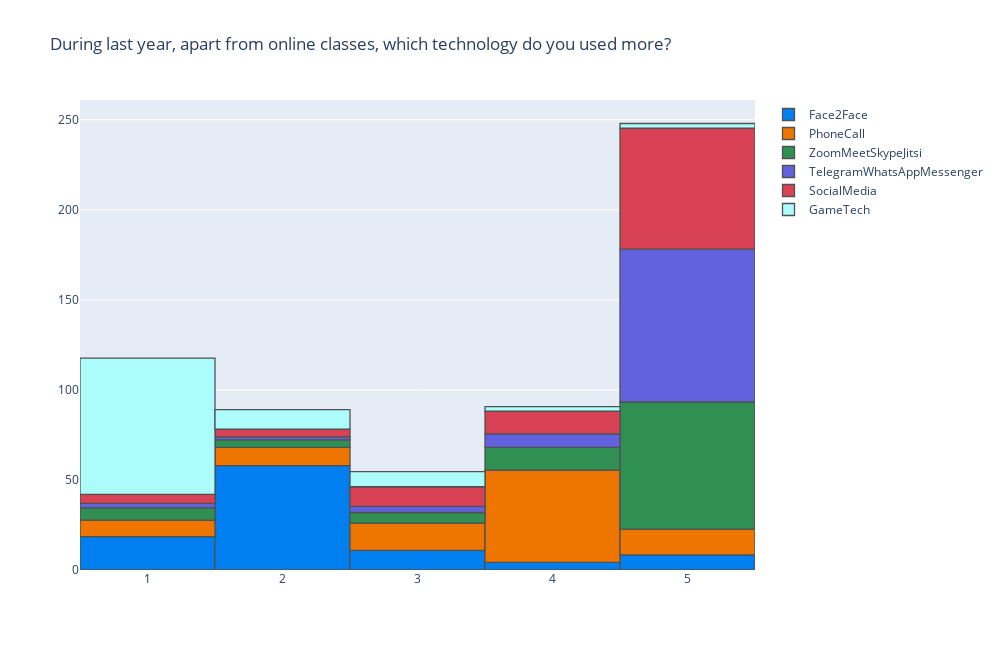

This figure's notebook cell:
### Code cell
plot_dostributions(intstudents,['Face2Face', 'PhoneCall', 'ZoomMeetSkypeJitsi',
                                 'TelegramWhatsAppMessenger', 'SocialMedia', 'GameTech'],
                   'During last year, apart from online classes, which technology do you used more?',
                   5,1,'relative')

### Figure 1 — Plotly figure (JSON) as saved in the notebook; plotly's stock layout.template omitted (floating-point values rounded to 4 significant figures)
{"data": [{"histfunc": "count", "histnorm": "percent", "marker": {"color": "rgba(0, 128, 240, 1.0)", "line": {"color": "#505050", "width": 1.3}}, "name": "Face2Face", "nbinsx": 5, "opacity": 1, "orientation": "v", "type": "histogram", "x": [2, 2, 3, 2, 1, 1, 2, 2, 2, 2, 2, 2, 5, 2, 1, 2, 2, 1, 4, 2, 5, 2, 2, 2, 2, 1, 1, 2, 4, 2, 1, 2, 3, 2, 1, 1, 2, 2, 3, 3, 5, 2, 5, 2, 2, 1, 1, 3, 2, 1, 3, 2, 2, 5, 3, 3, 2, 2, 2, 1, 2, 2, 5, 2, 1, 2, 5, 2, 2, 2, 1, 2, 2, 2, 5, 1, 2, 2, 2, 2, 1, 2, 2, 2, 2, 2, 2, 2, 3, 4, 1, 4, 5, 3, 2, 2, 2, 2, 2, 1, 3, 2, 2, 5, 2, 2, 1, 2, 4, 1, 2, 2, 3, 2, 2, 2, 3, 1, 2]}, {"histfunc": "count", "histnorm": "percent", "marker": {"color": "rgba(238, 118, 0, 1.0)", "line": {"color": "#505050", "width": 1.3}}, "name": "PhoneCall", "nbinsx": 5, "opacity": 1, "orientation": "v", "type": "histogram", "x": [4, 4, 2, 5, 1, 5, 3, 4, 4, 4, 4, 4, 2, 4, 5, 4, 4, 2, 2, 4, 3, 4, 3, 4, 4, 4, 4, 5, 5, 4, 2, 4, 4, 4, 5, 2, 4, 3, 4, 1, 5, 4, 5, 3, 5, 5, 3, 1, 4, 3, 3, 4, 4, 5, 4, 1, 4, 2, 2, 1, 1, 4, 5, 4, 3, 4, 2, 4, 4, 4, 3, 4, 4, 4, 2, 1, 4, 3, 4, 4, 1, 1, 4, 4, 4, 4, 4, 4, 2, 1, 3, 3, 5, 4, 4, 4, 4, 3, 4, 3, 4, 4, 4, 5, 4, 4, 5, 3, 5, 4, 4, 4, 5, 4, 2, 3, 3, 4, 1]}, {"histfunc": "count", "histnorm": "percent", "marker": {"color": "rgba(48, 144, 84, 1.0)", "line": {"color": "#505050", "width": 1.3}}, "name": "ZoomMeetSkypeJitsi", "nbinsx": 5, "opacity": 1, "orientation": "v", "type": "histogram", "x": [5, 5, 5, 4, 5, 5, 4, 5, 5, 5, 3, 5, 2, 5, 5, 5, 4, 2, 5, 5, 4, 5, 3, 5, 5, 5, 5, 5, 3, 5, 5, 5, 5, 5, 5, 5, 1, 1, 5, 5, 5, 5, 5, 4, 4, 5, 5, 5, 5, 5, 5, 5, 5, 5, 4, 5, 5, 4, 5, 5, 5, 5, 4, 5, 5, 5, 1, 1, 5, 5, 5, 5, 1, 5, 1, 5, 3, 4, 4, 5, 2, 5, 4, 5, 5, 5, 5, 5, 5, 2, 4, 5, 1, 5, 5, 5, 5, 3, 5, 5, 5, 5, 5, 5, 5, 5, 4, 1, 5, 3, 5, 5, 2, 3, 5, 5, 4, 5, 5]}, {"histfunc": "count", "histnorm": "percent", "marker": {"color": "rgba(98, 98, 222, 1.0)", "line": {"color": "#505050", "width": 1.3}}, "name": "TelegramWhatsAppMessenger", "nbinsx": 5, "opacity": 1, "orientation": "v", "type": "histogram", "x": [5, 5, 5, 4, 5, 5, 4, 5, 5, 5, 5, 5, 5, 5, 5, 5, 4, 5, 5, 5, 5, 5, 5, 5, 5, 5, 5, 5, 5, 5, 5, 5, 5, 5, 5, 5, 5, 5, 5, 2, 5, 5, 5, 4, 5, 5, 5, 5, 5, 3, 5, 5, 4, 5, 4, 5, 5, 5, 4, 5, 5, 5, 5, 5, 5, 5, 1, 1, 5, 5, 5, 5, 5, 5, 1, 5, 5, 5, 5, 5, 5, 5, 5, 5, 5, 5, 5, 5, 3, 4, 5, 5, 5, 5, 5, 5, 5, 5, 5, 5, 5, 5, 5, 5, 5, 5, 3, 5, 3, 4, 5, 5, 5, 5, 5, 5, 2, 5, 5]}, {"histfunc": "count", "histnorm": "percent", "marker": {"color": "rgba(217, 66, 85, 1.0)", "line": {"color": "#505050", "width": 1.3}}, "name": "SocialMedia", "nbinsx": 5, "opacity": 1, "orientation": "v", "type": "histogram", "x": [5, 5, 5, 5, 3, 2, 4, 5, 4, 5, 5, 5, 4, 5, 5, 5, 4, 5, 1, 5, 4, 5, 5, 5, 5, 3, 5, 5, 4, 5, 4, 5, 3, 5, 4, 3, 5, 5, 3, 5, 5, 5, 5, 2, 5, 5, 3, 5, 3, 4, 5, 5, 3, 5, 2, 5, 5, 5, 3, 3, 5, 5, 3, 5, 5, 3, 1, 5, 5, 5, 5, 5, 5, 5, 5, 5, 1, 5, 1, 5, 2, 1, 4, 5, 5, 5, 5, 5, 4, 2, 5, 4, 5, 5, 5, 5, 5, 5, 5, 5, 5, 5, 5, 5, 5, 5, 1, 4, 3, 4, 5, 5, 5, 5, 5, 4, 5, 5, 5]}, {"histfunc": "count", "histnorm": "percent", "marker": {"color": "rgba(173, 252, 252, 1.0)", "line": {"color": "#505050", "width": 1.3}}, "name": "GameTech", "nbinsx": 5, "opacity": 1, "orientation": "v", "type": "histogram", "x": [1, 1, 1, 3, 1, 2, 1, 1, 1, 2, 1, 1, 1, 1, 1, 1, 2, 2, 1, 1, 1, 1, 1, 1, 1, 1, 2, 2, 5, 1, 1, 1, 1, 1, 3, 1, 1, 1, 3, 5, 1, 1, 1, 1, 1, 1, 3, 3, 1, 2, 1, 1, 4, 1, 2, 1, 1, 2, 2, 3, 1, 1, 5, 1, 4, 1, 1, 1, 1, 1, 1, 1, 1, 1, 3, 1, 3, 3, 1, 1, 1, 1, 1, 1, 1, 1, 1, 1, 4, 1, 1, 2, 1, 1, 1, 1, 1, 1, 1, 1, 1, 1, 1, 3, 1, 1, 1, 2, 1, 1, 1, 1, 1, 1, 2, 1, 1, 1, 1]}], "layout": {"barmode": "relative", "height": 650, "title": {"text": "During last year, apart from online classes, which technology do you used more?"}, "width": 1000}}
